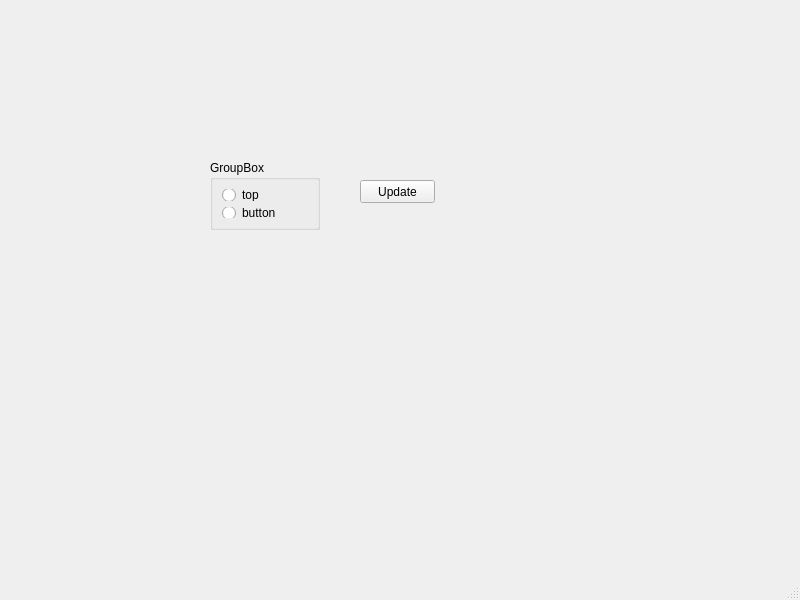
<?xml version="1.0" encoding="UTF-8"?>
<ui version="4.0">
 <class>MainWindow</class>
 <widget class="QMainWindow" name="MainWindow">
  <property name="geometry">
   <rect>
    <x>0</x>
    <y>0</y>
    <width>800</width>
    <height>600</height>
   </rect>
  </property>
  <property name="windowTitle">
   <string>MainWindow</string>
  </property>
  <widget class="QWidget" name="centralwidget">
   <widget class="QGroupBox" name="groupBox">
    <property name="geometry">
     <rect>
      <x>210</x>
      <y>160</y>
      <width>110</width>
      <height>70</height>
     </rect>
    </property>
    <property name="title">
     <string>GroupBox</string>
    </property>
    <layout class="QVBoxLayout" name="verticalLayout">
     <item>
      <widget class="QRadioButton" name="top">
       <property name="text">
        <string>top</string>
       </property>
      </widget>
     </item>
     <item>
      <widget class="QRadioButton" name="button">
       <property name="text">
        <string>button</string>
       </property>
      </widget>
     </item>
    </layout>
   </widget>
   <widget class="QPushButton" name="update">
    <property name="geometry">
     <rect>
      <x>360</x>
      <y>180</y>
      <width>75</width>
      <height>23</height>
     </rect>
    </property>
    <property name="text">
     <string>Update</string>
    </property>
   </widget>
  </widget>
  <widget class="QMenuBar" name="menubar">
   <property name="geometry">
    <rect>
     <x>0</x>
     <y>0</y>
     <width>800</width>
     <height>21</height>
    </rect>
   </property>
  </widget>
  <widget class="QStatusBar" name="statusbar"/>
 </widget>
 <resources/>
 <connections/>
</ui>
